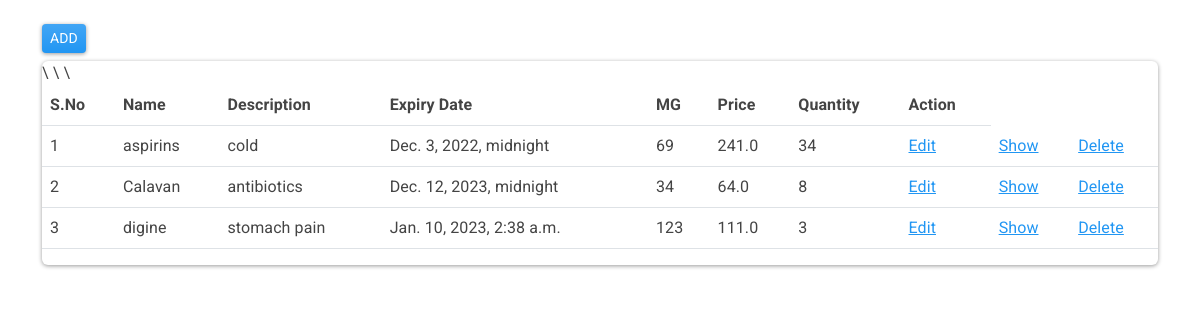
The app's page /medicines/ (signed in) with its own data.
### medicines/models.py (models this page shows, shortened)
class Medicine(models.Model):
    name = models.CharField(max_length=255)
    description = models.CharField(max_length=255)
    expiry_date = models.DateTimeField()
    mg = models.IntegerField()
    price = models.FloatField()
    quantity = models.IntegerField()
    entry_date = models.DateTimeField(default=datetime.now)
    category = models.ForeignKey(Category, on_delete=models.CASCADE)
    user = models.ForeignKey(User, on_delete=models.CASCADE)
    class Meta:
        db_table = "app_medicines"

### medicines/views.py (the view)
# urls.py: path('medicines/', views.medicine_index, name='medicines'),
@login_required(login_url='/authentication/login')
def medicine_index(request):
    data = Medicine.objects.all()
    context = {"data": data}
    return render(request, 'medicines/index.html', context)

### templates/medicines/index.html (shortened to what this page needs)
{% extends 'layouts/base.html' %}
{% block content %}
<div>
  <div class="container mt-4">
    <a href="{% url 'medicines' %}" class="btn btn-primary btn-sm mb-2">ADD</a>
    <div class="card">
      <table class="table table-hover">
        <thead>
          <tr>
            <th>S.No</th>
            <th>Name</th>
            <th>Description</th>
            <th>Expiry Date</th>
            <th>MG</th>
            <th>Price</th>
            <th>Quantity</th>
            <th>Action</th>
          </tr>
        </thead>
        <tbody>
          {% for val in data %}
          <tr>
            <td>{{forloop.counter}}</td>
            <td>{{val.name}}</td>
            <td>{{val.description}}</td>
            <td>{{val.expiry_date}}</td>
            <td>{{val.mg}}</td>
            <td>{{val.price}}</td>
            <td>{{val.quantity}}</td>
            <td><a href="{% url 'edit-medicine' val.id %}">Edit</a></td>
            <td><a href="{% url 'show-medicine' val.id %}">Show</a></td>\
            <td><a href="{% url 'delete-medicine' val.id %}">Delete</a></td>
          </tr>
          {% endfor %}
        </tbody>
      </table>
    </div>
  </div>
</div>
{% endblock %}

### records on screen
Medicine: name "aspirins", description "cold", expiry_date "Dec. 3, 2022, midnight", mg "69", price "241.0", quantity "34"
Medicine: name "Calavan", description "antibiotics", expiry_date "Dec. 12, 2023, midnight", mg "34", price "64.0", quantity "8"
Medicine: name "digine", description "stomach pain", expiry_date "Jan. 10, 2023, 2:38 a.m.", mg "123", price "111.0", quantity "3"
